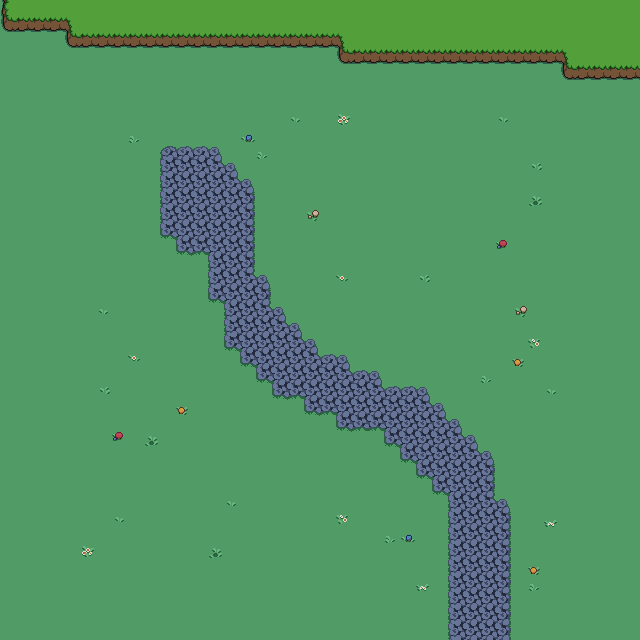

This is a level from a 2D game, rendered from its Tiled map with the project's own tilesets. A one-line summary and the map file follow, with tile-layer data summarised:
An orthogonal 40x40 tile map with 16x16 px tiles, 2 tile layers (Tile Layer 1, Tile Layer 2), 8 tilesets and 150 objects.

<map version="1.10" tiledversion="1.10.2" orientation="orthogonal" renderorder="right-down" width="40" height="40" tilewidth="16" tileheight="16" infinite="0" nextlayerid="5" nextobjectid="160">
 <tileset firstgid="1" source="grass.tsx" />
 <tileset firstgid="2" source="plains.tsx" />
 <tileset firstgid="74" source="fences.tsx" />
 <tileset firstgid="90" source="objects_48x64.tsx" />
 <tileset firstgid="94" source="objects_32x16.tsx" />
 <tileset firstgid="98" source="objects.tsx" />
 <tileset firstgid="306" source="decor_16x16.tsx" />
 <tileset firstgid="326" source="chest_01.tsx" />
 <layer id="1" name="Tile Layer 1" width="40" height="40">
  <data>[1600 cells, 1600 non-empty, 11 distinct tile ids]</data>
 </layer>
 <layer id="2" name="Tile Layer 2" width="40" height="40">
  <data>[1600 cells, 174 non-empty, 17 distinct tile ids]</data>
 </layer>
 <objectgroup id="3" name="Object Layer 1">
  <object id="1" gid="88" x="64" y="64" width="16" height="16">
   <properties>
    <property name="object_type" value="fence01" />
   </properties>
  </object>
  <object id="2" gid="88" x="80" y="64" width="16" height="16">
   <properties>
    <property name="object_type" value="fence01" />
   </properties>
  </object>
  <object id="3" gid="88" x="96" y="64" width="16" height="16">
   <properties>
    <property name="object_type" value="fence01" />
   </properties>
  </object>
  <object id="4" gid="88" x="112" y="64" width="16" height="16">
   <properties>
    <property name="object_type" value="fence01" />
   </properties>
  </object>
  <object id="5" gid="88" x="128" y="64" width="16" height="16">
   <properties>
    <property name="object_type" value="fence01" />
   </properties>
  </object>
  <object id="6" gid="88" x="144" y="64" width="16" height="16">
   <properties>
    <property name="object_type" value="fence01" />
   </properties>
  </object>
  <object id="7" gid="88" x="160" y="64" width="16" height="16">
   <properties>
    <property name="object_type" value="fence01" />
   </properties>
  </object>
  <object id="8" gid="88" x="176" y="64" width="16" height="16">
   <properties>
    <property name="object_type" value="fence01" />
   </properties>
  </object>
  <object id="9" gid="88" x="192" y="64" width="16" height="16">
   <properties>
    <property name="object_type" value="fence01" />
   </properties>
  </object>
  <object id="10" gid="88" x="208" y="64" width="16" height="16">
   <properties>
    <property name="object_type" value="fence01" />
   </properties>
  </object>
  <object id="11" gid="88" x="224" y="64" width="16" height="16">
   <properties>
    <property name="object_type" value="fence01" />
   </properties>
  </object>
  <object id="12" gid="88" x="240" y="64" width="16" height="16">
   <properties>
    <property name="object_type" value="fence01" />
   </properties>
  </object>
  <object id="13" gid="88" x="256" y="64" width="16" height="16">
   <properties>
    <property name="object_type" value="fence01" />
   </properties>
  </object>
  <object id="14" gid="88" x="272" y="64" width="16" height="16">
   <properties>
    <property name="object_type" value="fence01" />
   </properties>
  </object>
  <object id="15" gid="88" x="288" y="64" width="16" height="16">
   <properties>
    <property name="object_type" value="fence01" />
   </properties>
  </object>
  <object id="16" gid="88" x="304" y="64" width="16" height="16">
   <properties>
    <property name="object_type" value="fence01" />
   </properties>
  </object>
  <object id="18" gid="88" x="336" y="80" width="16" height="16">
   <properties>
    <property name="object_type" value="fence01" />
   </properties>
  </object>
  <object id="19" gid="88" x="352" y="80" width="16" height="16">
   <properties>
    <property name="object_type" value="fence01" />
   </properties>
  </object>
  <object id="20" gid="88" x="368" y="80" width="16" height="16">
   <properties>
    <property name="object_type" value="fence01" />
   </properties>
  </object>
  <object id="21" gid="88" x="384" y="80" width="16" height="16">
   <properties>
    <property name="object_type" value="fence01" />
   </properties>
  </object>
  <object id="22" gid="88" x="400" y="80" width="16" height="16">
   <properties>
    <property name="object_type" value="fence01" />
   </properties>
  </object>
  <object id="23" gid="88" x="416" y="80" width="16" height="16">
   <properties>
    <property name="object_type" value="fence01" />
   </properties>
  </object>
  <object id="24" gid="88" x="432" y="80" width="16" height="16">
   <properties>
    <property name="object_type" value="fence01" />
   </properties>
  </object>
  <object id="25" gid="88" x="448" y="80" width="16" height="16">
   <properties>
    <property name="object_type" value="fence01" />
   </properties>
  </object>
  <object id="26" gid="88" x="464" y="80" width="16" height="16">
   <properties>
    <property name="object_type" value="fence01" />
   </properties>
  </object>
  <object id="27" gid="88" x="480" y="80" width="16" height="16">
   <properties>
    <property name="object_type" value="fence01" />
   </properties>
  </object>
  <object id="28" gid="88" x="496" y="80" width="16" height="16">
   <properties>
    <property name="object_type" value="fence01" />
   </properties>
  </object>
  <object id="29" gid="88" x="512" y="80" width="16" height="16">
   <properties>
    <property name="object_type" value="fence01" />
   </properties>
  </object>
  <object id="30" gid="88" x="528" y="80" width="16" height="16">
   <properties>
    <property name="object_type" value="fence01" />
   </properties>
  </object>
  <object id="32" gid="88" x="560" y="96" width="16" height="16">
   <properties>
    <property name="object_type" value="fence01" />
   </properties>
  </object>
  <object id="33" gid="88" x="576" y="96" width="16" height="16">
   <properties>
    <property name="object_type" value="fence01" />
   </properties>
  </object>
  <object id="34" gid="88" x="592" y="96" width="16" height="16">
   <properties>
    <property name="object_type" value="fence01" />
   </properties>
  </object>
  <object id="35" gid="88" x="608" y="96" width="16" height="16">
   <properties>
    <property name="object_type" value="fence01" />
   </properties>
  </object>
  <object id="36" gid="88" x="624" y="96" width="16" height="16">
   <properties>
    <property name="object_type" value="fence01" />
   </properties>
  </object>
  <object id="37" gid="88" x="0" y="48" width="16" height="16">
   <properties>
    <property name="object_type" value="fence01" />
   </properties>
  </object>
  <object id="38" gid="88" x="16" y="48" width="16" height="16">
   <properties>
    <property name="object_type" value="fence01" />
   </properties>
  </object>
  <object id="39" gid="88" x="32" y="48" width="16" height="16">
   <properties>
    <property name="object_type" value="fence01" />
   </properties>
  </object>
  <object id="41" gid="83" x="48" y="64" width="16" height="16">
   <properties>
    <property name="object_type" value="fence01" />
   </properties>
  </object>
  <object id="42" gid="83" x="320" y="80" width="16" height="16">
   <properties>
    <property name="object_type" value="fence01" />
   </properties>
  </object>
  <object id="43" gid="83" x="544" y="96" width="16" height="16">
   <properties>
    <property name="object_type" value="fence01" />
   </properties>
  </object>
  <object id="44" gid="77" x="48" y="48" width="16" height="16">
   <properties>
    <property name="object_type" value="fence01" />
   </properties>
  </object>
  <object id="45" gid="77" x="320" y="64" width="16" height="16">
   <properties>
    <property name="object_type" value="fence01" />
   </properties>
  </object>
  </objectgroup>
 <objectgroup id="4" name="Loading Zones">
  <!-- 1 objects omitted --></objectgroup>
</map>
<!-- 108 of 150 objects omitted -->
